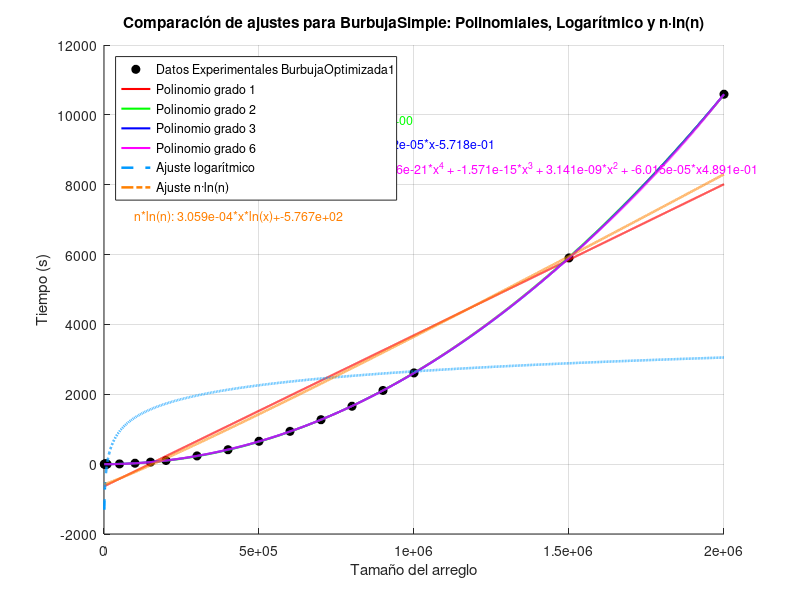

Reproduce this figure in MATLAB.
%% COMPARACIÓN DE AJUSTES: POLINOMIAL, LOGARÍTMICO Y n·ln(n) CON ECUACIONES
clear; clc; close all;

%% VALORES DE X
x = [1000
2000
3000
4000
5000
8000
10000
50000
100000
150000
200000
300000
400000
500000
600000
700000
800000
900000
1000000
1500000
2000000];

%% VALORES DE Y = F(x) EN SEGUNDOS
y = [0.001578093
0.011958838
0.022105932
0.0385499
0.057709932
0.175335884
0.250952005
6.514307022
26.09675598
57.87168813
103.787035
235.2228708
413.0868309
654.500252
939.0713689
1272.538475
1657.482791
2109.729407
2611.896916
5903.74287
10590.18808
];

%% CONFIGURACIÓN DE AJUSTES POLINOMIALES
grados = [1, 2, 3, 6];             % Grados polinomiales
colors = ['r', 'g', 'b', 'm'];     % Colores para polinomios
linewidths = 1.5;

%% ESPACIO DE EVALUACIÓN
xi = linspace(min(x), max(x), 10000);

%% FIGURA PRINCIPAL
figure('Units','normalized','Position',[0.1 0.1 0.7 0.6]);
hold on;

% PUNTOS EXPERIMENTALES
plot(x, y, 'ko', 'MarkerFaceColor', 'k', 'DisplayName', 'Datos Experimentales BurbujaOptimizada1');

% AJUSTES POLINOMIALES
for i = 1:length(grados)
    grado = grados(i);
    p = polyfit(x, y, grado);
    z = polyval(p, xi);
    
    plot(xi, z, colors(i), 'LineWidth', linewidths, 'DisplayName', sprintf('Polinomio grado %d', grado));
    
    % Mostrar ecuación sobre la gráfica
    func_str = sprintf('Grado %d: ', grado);
    for j = 1:length(p)
        exp = length(p) - j;
        if exp == 0
            func_str = [func_str, sprintf('%.3e', p(j))];
        elseif exp == 1
            func_str = [func_str, sprintf(' + %.3e*x', p(j))];
        else
            func_str = [func_str, sprintf(' + %.3e*x^%d', p(j), exp)];
        end
    end
    text(0.05, 0.9 - (i-1)*0.05, func_str, 'Units','normalized', 'Color', colors(i), 'FontSize',9);
end

% AJUSTE LOGARÍTMICO
p_log = polyfit(log(x), y, 1);
a = p_log(1); c = p_log(2);
z_log = polyval(p_log, log(xi));
plot(xi, z_log, '--', 'Color', [0 0.6 1], 'LineWidth', 1.8, 'DisplayName', 'Ajuste logarítmico');

% Ecuación logarítmica sobre la gráfica
text(0.05, 0.9 - length(grados)*0.05, ...
    sprintf('Log: %.3e*ln(x)+%.3e', a, c), 'Units','normalized', 'Color',[0 0.6 1], 'FontSize',9);

% AJUSTE n·ln(n)
p_nlogn = polyfit(x .* log(x), y, 1);
b = p_nlogn(1); d = p_nlogn(2);
z_nlogn = polyval(p_nlogn, xi .* log(xi));
plot(xi, z_nlogn, '-.', 'Color', [1 0.5 0], 'LineWidth', 1.8, 'DisplayName', 'Ajuste n·ln(n)');

% Ecuación n*ln(n) sobre la gráfica
text(0.05, 0.9 - (length(grados)+1)*0.05, ...
    sprintf('n*ln(n): %.3e*x*ln(x)+%.3e', b, d), 'Units','normalized', 'Color',[1 0.5 0], 'FontSize',9);

% CONFIGURACIÓN FINAL
grid on;
xlabel('Tamaño del arreglo');
ylabel('Tiempo (s)');
title('Comparación de ajustes para BurbujaSimple: Polinomiales, Logarítmico y n·ln(n)');
legend('Location', 'northwest');
%set(gca, 'XScale', 'log');
hold off;